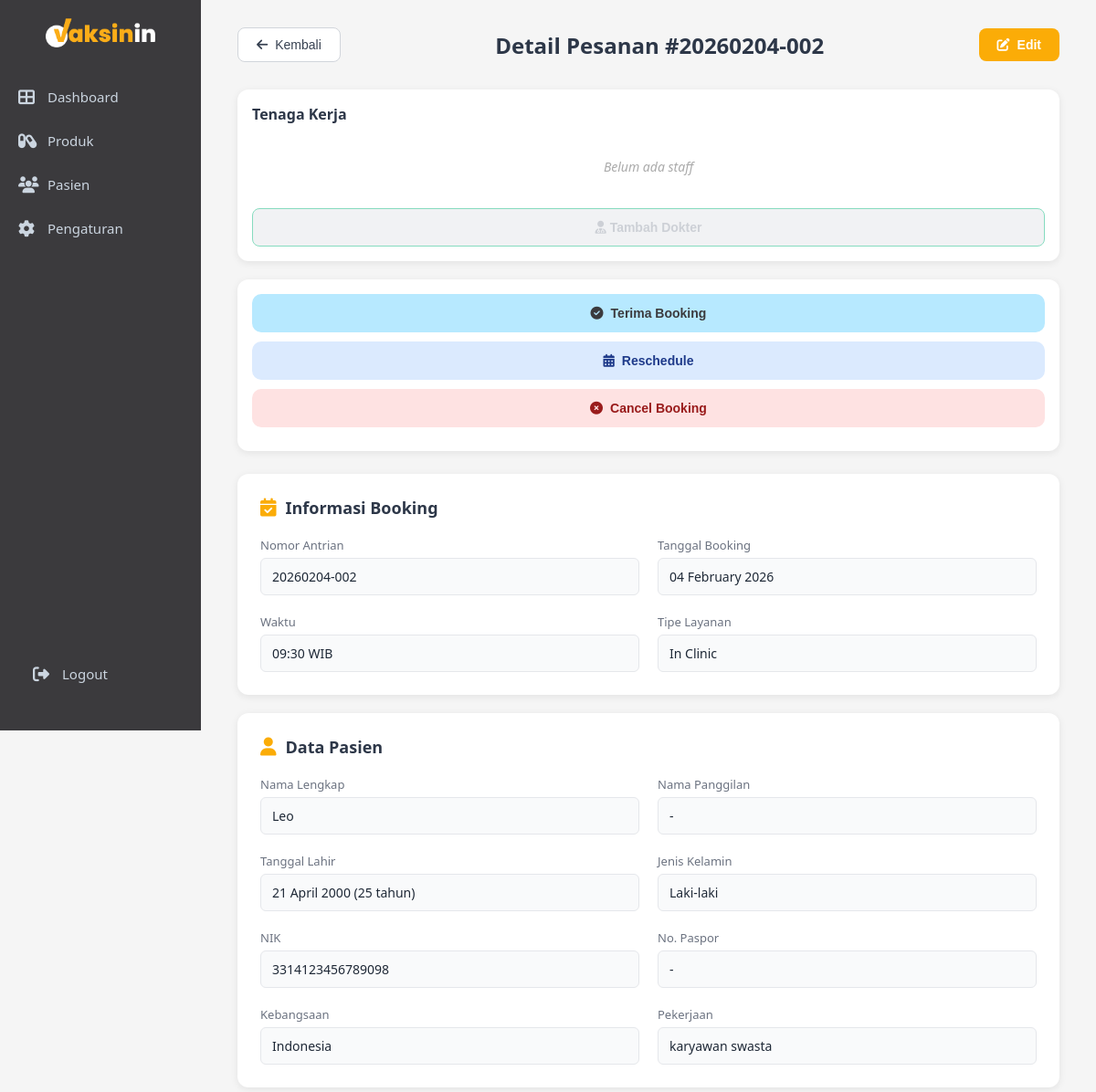
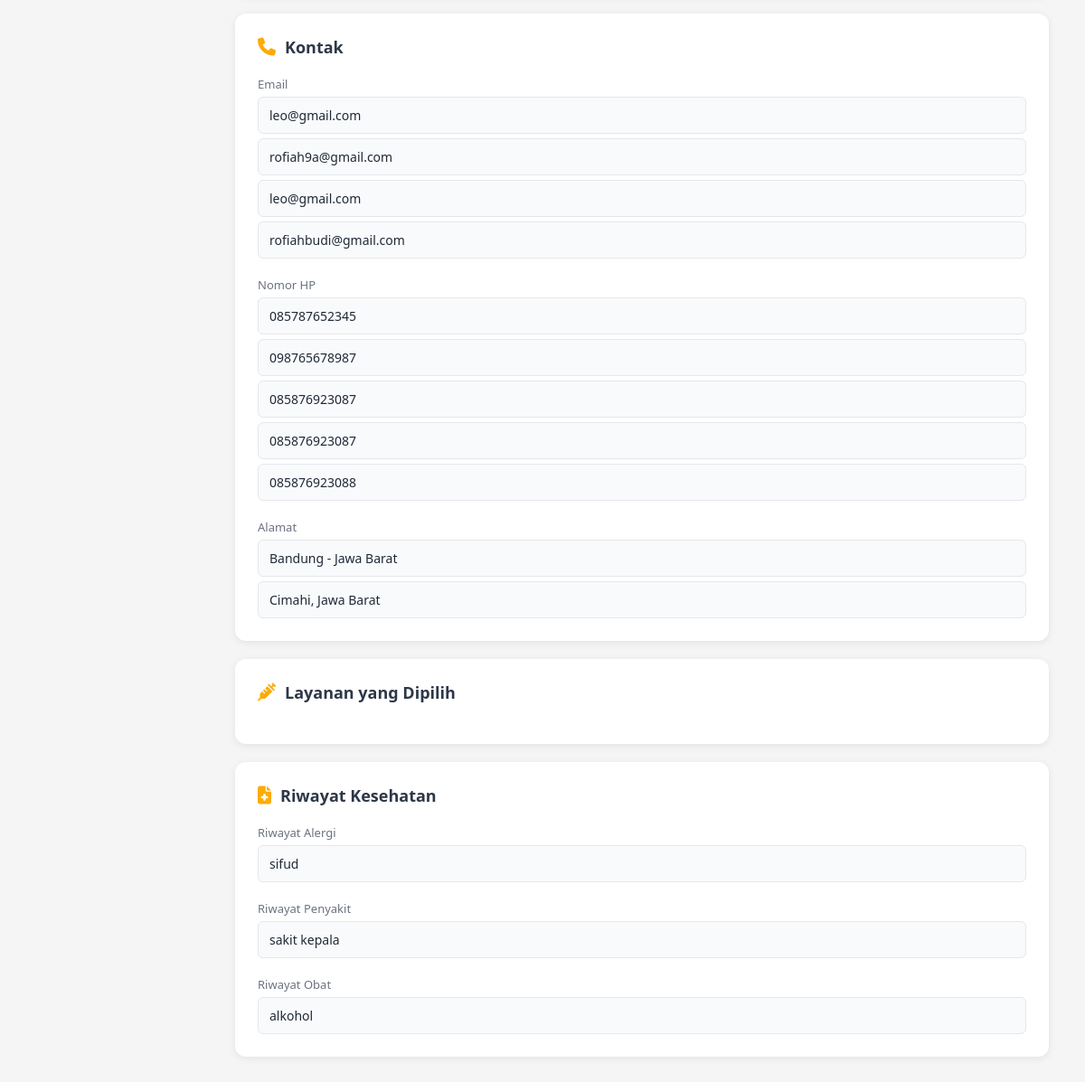
The app's page /admin/booking_detail.php?id=99 with its own data (2 pictures, top to bottom).
### tables this page shows
CREATE TABLE `bookings` (
  `id` int NOT NULL,
  `parent_id` int DEFAULT NULL,
  `patient_id` int NOT NULL,
  `service_type` enum('Home Service','In Clinic') NOT NULL,
  `nomor_antrian` varchar(20) NOT NULL,
  `tanggal_booking` date NOT NULL,
  `waktu_booking` time NOT NULL,
  `status` enum('pending','confirmed','completed','cancelled') DEFAULT 'pending',
  `catatan` text,
  `created_at` datetime NOT NULL,
  `updated_at` datetime DEFAULT CURRENT_TIMESTAMP ON UPDATE CURRENT_TIMESTAMP,
  `doctor_id` int DEFAULT NULL,
  `payment_status` enum('unpaid','paid') DEFAULT 'unpaid',
  `tindakan_selesai` tinyint(1) DEFAULT '0'
);

CREATE TABLE `patients` (
  `id` int NOT NULL,
  `no_rekam_medis` varchar(20) NOT NULL,
  `nama_lengkap` varchar(100) NOT NULL,
  `nama_panggilan` varchar(50) DEFAULT NULL,
  `tanggal_lahir` date NOT NULL,
  `usia` int DEFAULT NULL,
  `kategori_usia` enum('Anak','Dewasa') NOT NULL,
  `jenis_kelamin` enum('L','P') NOT NULL,
  `nik` varchar(16) DEFAULT NULL,
  `paspor` varchar(20) DEFAULT NULL,
  `kebangsaan` varchar(50) DEFAULT 'Indonesia',
  `pekerjaan` varchar(100) DEFAULT NULL,
  `nama_wali` varchar(100) DEFAULT NULL,
  `riwayat_alergi` text,
  `riwayat_penyakit` text,
  `riwayat_obat` text,
  `pelayanan` varchar(50) NOT NULL,
  `created_at` timestamp NOT NULL DEFAULT CURRENT_TIMESTAMP,
  `updated_at` timestamp NOT NULL DEFAULT CURRENT_TIMESTAMP ON UPDATE CURRENT_TIMESTAMP
);

CREATE TABLE `patient_emails` (
  `id` int NOT NULL,
  `patient_id` int NOT NULL,
  `email` varchar(100) NOT NULL,
  `is_primary` tinyint(1) DEFAULT '0'
);

CREATE TABLE `patient_phones` (
  `id` int NOT NULL,
  `patient_id` int NOT NULL,
  `phone` varchar(20) NOT NULL,
  `is_primary` tinyint(1) DEFAULT '0'
);

CREATE TABLE `patient_addresses` (
  `id` int NOT NULL,
  `patient_id` int NOT NULL,
  `alamat` text NOT NULL,
  `provinsi` varchar(100) DEFAULT NULL,
  `kota` varchar(100) DEFAULT NULL,
  `is_primary` tinyint(1) DEFAULT '0'
);

### admin/booking_detail.php (the view, shortened to what this page needs)
<?php
include "../config.php";
$booking_id = isset($_GET['id']) ? intval($_GET['id']) : 0;
$sql = "SELECT b.*, p.*,
               b.payment_status,
               b.tindakan_selesai
        FROM bookings b
        JOIN patients p ON b.patient_id = p.id
        WHERE b.id = ?";
$stmt = $conn->prepare($sql);
$stmt->bind_param('i', $booking_id);
$stmt->execute();
$result = $stmt->get_result();
$booking = $result->fetch_assoc();
$sql_staff = "
    SELECT s.id, s.nama_lengkap, s.gelar, s.role
    FROM booking_staff bs
    JOIN staff s ON bs.staff_id = s.id
    WHERE bs.booking_id = ?
";
$stmt_staff = $conn->prepare($sql_staff);
$stmt_staff->bind_param("i", $booking_id);
$stmt_staff->execute();
$staffs = $stmt_staff->get_result();
$disable_accept = ($booking['status'] !== 'pending');
$sql_emails = "SELECT email FROM patient_emails WHERE patient_id = ? ORDER BY is_primary DESC";
$stmt_e = $conn->prepare($sql_emails);
$stmt_e->bind_param('i', $booking['patient_id']);
$stmt_e->execute();
$emails = $stmt_e->get_result();
$sql_phones = "SELECT phone FROM patient_phones WHERE patient_id = ? ORDER BY is_primary DESC";
$stmt_p = $conn->prepare($sql_phones);
$stmt_p->bind_param('i', $booking['patient_id']);
$stmt_p->execute();
$phones = $stmt_p->get_result();
$sql_addr = "SELECT * FROM patient_addresses WHERE patient_id = ? AND is_primary = 1 LIMIT 1";
$stmt_a = $conn->prepare($sql_addr);
$stmt_a->bind_param('i', $booking['patient_id']);
$stmt_a->execute();
$address = $stmt_a->get_result()->fetch_assoc();
?>
<!DOCTYPE html>
<html lang="id">
<head>
    <link rel="stylesheet" href="css/admin.css">
    <link rel="stylesheet" href="css/detail.css">
    <link rel="stylesheet" href="css/reschedule.css">
    <link rel="stylesheet" href="css/sidebar-toggle.css">
    <link rel="stylesheet" href="https://cdnjs.cloudflare.com/ajax/libs/font-awesome/6.4.0/css/all.min.css">
</head>
<body>
    <div class="sidebar">
        <div class="logo">
            <img src="vaksinin-logo.png" alt="Vaksinin" class="logo-full">
        </div>
        <nav class="nav-menu">
            <a href="dashboard.php" class="nav-item">
                <i class="fas fa-th-large"></i>
                <span>Dashboard</span>
            </a>
            <a href="products.php" class="nav-item">
                <i class="fas fa-capsules"></i>
                <span>Produk</span>
            </a>
            <a href="#" class="nav-item">
                <i class="fas fa-users"></i>
                <span>Pasien</span>
            </a>
            <a href="#" class="nav-item">
                <i class="fas fa-cog"></i>
                <span>Pengaturan</span>
            </a>
        </nav>
        <div class="sidebar-footer">
            <a href="#" class="logout-btn">
                <i class="fas fa-sign-out-alt"></i>
                <span>Logout</span>
            </a>
        </div>
    </div>
    <div class="main-content">
        <div class="detail-header">
            <button onclick="window.location.href='dashboard.php'" class="btn-back">
                <i class="fas fa-arrow-left"></i> Kembali
            </button>
            <h1>Detail Pesanan #<?php echo $booking['nomor_antrian']; ?></h1>
            <?php if ($booking['status'] == 'completed' || $booking['status'] == 'cancelled' || $booking['payment_status'] == 'paid'): ?>
                <button class="btn-edit disabled"
                        disabled
                        title="Data sudah selesai, tidak bisa diedit">
                    <i class="fas fa-edit"></i> Edit
                </button>
            <?php else: ?>
                <button class="btn-edit" onclick="editBooking(<?php echo $booking_id; ?>)">
                    <i class="fas fa-edit"></i> Edit
                </button>
            <?php endif; ?>
        </div>
        <div class="detail-layout">
            <div class="detail-container">
                <div class="detail-section">
                    <h2><i class="fas fa-calendar-check"></i> Informasi Booking</h2>
                    <div class="detail-grid">
                        <div class="detail-item">
                            <label>Nomor Antrian</label>
                            <p><?php echo htmlspecialchars($booking['nomor_antrian']); ?></p>
                        </div>
                        <div class="detail-item">
                            <label>Tanggal Booking</label>
                            <p><?php echo date('d F Y', strtotime($booking['tanggal_booking'])); ?></p>
                        </div>
                        <div class="detail-item">
                            <label>Waktu</label>
                            <p><?php echo substr($booking['waktu_booking'], 0, 5); ?> WIB</p>
                        </div>
                        <div class="detail-item">
                            <label>Tipe Layanan</label>
                            <p><?php echo htmlspecialchars($booking['service_type']); ?></p>
                        </div>
                    </div>
                </div>
                <div class="detail-section">
                    <h2><i class="fas fa-user"></i> Data Pasien</h2>
                    <div class="detail-grid">
                        <div class="detail-item">
                            <label>Nama Lengkap</label>
                            <p><?php echo htmlspecialchars($booking['nama_lengkap']); ?></p>
                        </div>
                        <div class="detail-item">
                            <label>Nama Panggilan</label>
                            <p><?php echo htmlspecialchars($booking['nama_panggilan'] ?: '-'); ?></p>
                        </div>
                        <div class="detail-item">
                            <label>Tanggal Lahir</label>
                            <p><?php echo date('d F Y', strtotime($booking['tanggal_lahir'])); ?> (<?php echo $booking['usia']; ?> tahun)</p>
                        </div>
                        <div class="detail-item">
                            <label>Jenis Kelamin</label>
                            <p><?php echo $booking['jenis_kelamin'] == 'L' ? 'Laki-laki' : 'Perempuan'; ?></p>
                        </div>
                        <div class="detail-item">
                            <label>NIK</label>
                            <p><?php echo htmlspecialchars($booking['nik'] ?: '-'); ?></p>
                        </div>
                        <div class="detail-item">
                            <label>No. Paspor</label>
                            <p><?php echo htmlspecialchars($booking['paspor'] ?: '-'); ?></p>
                        </div>
                        <div class="detail-item">
                            <label>Kebangsaan</label>
                            <p><?php echo htmlspecialchars($booking['kebangsaan']); ?></p>
                        </div>
                        <div class="detail-item">
                            <label>Pekerjaan</label>
                            <p><?php echo htmlspecialchars($booking['pekerjaan'] ?: '-'); ?></p>
                        </div>
                    </div>
                </div>
                <div class="detail-section">
                    <h2><i class="fas fa-phone"></i> Kontak</h2>
                    <div class="detail-grid">
                        <div class="detail-item full-width">
                            <label>Email</label>
                            <?php while ($e = $emails->fetch_assoc()): ?>
                                <p><?php echo htmlspecialchars($e['email']); ?></p>
                            <?php endwhile; ?>
                        </div>
                        <div class="detail-item full-width">
                            <label>Nomor HP</label>
                            <?php while ($ph = $phones->fetch_assoc()): ?>
                                <p><?php echo htmlspecialchars($ph['phone']); ?></p>
                            <?php endwhile; ?>
                        </div>
                        <?php if ($address): ?>
                        <div class="detail-item full-width">
                            <label>Alamat</label>
                            <p><?php echo htmlspecialchars($address['alamat']); ?></p>
                            <p><?php echo htmlspecialchars($address['kota']) . ', ' . htmlspecialchars($address['provinsi']); ?></p>
                        </div>
                        <?php endif; ?>
                    </div>
                </div>
                <div class="detail-section">
                    <h2><i class="fas fa-syringe"></i> Layanan yang Dipilih</h2>
                </div>
                <div class="detail-section">
                    <h2><i class="fas fa-file-medical"></i> Riwayat Kesehatan</h2>
                    <div class="detail-grid">
                        <div class="detail-item full-width">
                            <label>Riwayat Alergi</label>
                            <p><?php echo htmlspecialchars($booking['riwayat_alergi'] ?: 'Tidak ada'); ?></p>
                        </div>
                        <div class="detail-item full-width">
                            <label>Riwayat Penyakit</label>
                            <p><?php echo htmlspecialchars($booking['riwayat_penyakit'] ?: 'Tidak ada'); ?></p>
                        </div>
                        <div class="detail-item full-width">
                            <label>Riwayat Obat</label>
                            <p><?php echo htmlspecialchars($booking['riwayat_obat'] ?: 'Tidak ada'); ?></p>
                        </div>
                    </div>
                </div>
            </div>
            <div class="detail-right">
                <div class="side-card">
                    <div class="side-header">
                        <h3>Tenaga Kerja</h3>
                    </div>
                    <div class="side-body">
                        <?php if($staffs->num_rows > 0): ?>
                            <?php while($s = $staffs->fetch_assoc()): ?>
                                <div class="staff-item" id="staff-<?= $s['id'] ?>">
                                    <span><?= htmlspecialchars($s['gelar'].' '.$s['nama_lengkap']); ?></span>
                                    <?php if (
                                        $booking['payment_status'] == 'unpaid' &&
                                        !in_array($booking['status'], ['cancelled', 'completed'])
                                    ): ?>
                                        <button class="btn-delete-staff"
                                                onclick="removeStaff(<?= $booking_id ?>, <?= $s['id'] ?>)"
                                                title="Hapus">
                                            <i class="fas fa-trash"></i>
                                        </button>
                                    <?php else: ?>
                                        <button class="btn-delete-staff"
                                                disabled
                                                title="Tidak bisa menghapus dokter karena pesanan sudah dibayar / dibatalkan / selesai"
                                                style="opacity:0.4; cursor:not-allowed;">
                                            <i class="fas fa-trash"></i>
                                        </button>
                                    <?php endif; ?>
                                </div>
                            <?php endwhile; ?>
                        <?php else: ?>
                            <span class="empty-text">Belum ada staff</span>
                        <?php endif; ?>
                    </div>
                    <?php
                        $disable_add_dokter =
                            ($booking['status'] == 'pending') ||
                            ($booking['status'] == 'completed') ||
                            ($booking['status'] == 'cancelled') ||
                            ($booking['payment_status'] == 'paid');
                        ?>
                        <button class="btn-add-worker"
                                onclick="openAddDoctorPopup()"
                                <?= $disable_add_dokter ? 'disabled style="opacity:0.5;cursor:not-allowed;"' : '' ?>>
                            <i class="fas fa-user-md"></i> Tambah Dokter
                        </button>
                </div>
                <div class="side-card action-buttons">
                <?php if ($booking['status'] == 'pending'): ?>
                    <button class="btn-accept"
                            onclick="openAddDoctorPopup()"
                            <?= $disable_accept ? 'disabled style="opacity:0.5; cursor:not-allowed;"' : '' ?>>
                        <i class="fas fa-check-circle"></i> Terima Booking
                    </button>
                    <button type="button" class="btn-reschedule" onclick="openRescheduleModal()">
                        <i class="fas fa-calendar-alt"></i> Reschedule
                    </button>
                    <button id="btn-cancel" class="btn-cancel"
                            onclick="cancelBooking(this, <?= $booking_id ?>)">
                        <i class="fas fa-times-circle"></i> Cancel Booking
                    </button>
                <?php endif; ?>
                </div>
            </div>
        </div>
    </div>
</body>
</html>

### records on screen
bookings: nomor_antrian "20260204-002", tanggal_booking "04 February 2026", waktu_booking "09:30", service_type "In Clinic", patient.nama_lengkap "Leo", patient.nama_panggilan "-", patient.tanggal_lahir "21 April 2000", patient.usia "25", patient.nik "3314123456789098", patient.paspor "-", patient.kebangsaan "Indonesia", patient.pekerjaan "karyawan swasta", patient.riwayat_alergi "sifud", patient.riwayat_penyakit "sakit kepala", patient.riwayat_obat "alkohol"
patient_emails: email "leo@gmail.com"
patient_emails: email "rofiah9a@gmail.com"
patient_emails: email "leo@gmail.com"
patient_emails: email "rofiahbudi@gmail.com"
patient_phones: phone "085787652345"
patient_phones: phone "098765678987"
patient_phones: phone "085876923087"
patient_phones: phone "085876923087"
patient_phones: phone "085876923088"
patient_addresses: alamat "Bandung - Jawa Barat", kota "Cimahi", provinsi "Jawa Barat"
